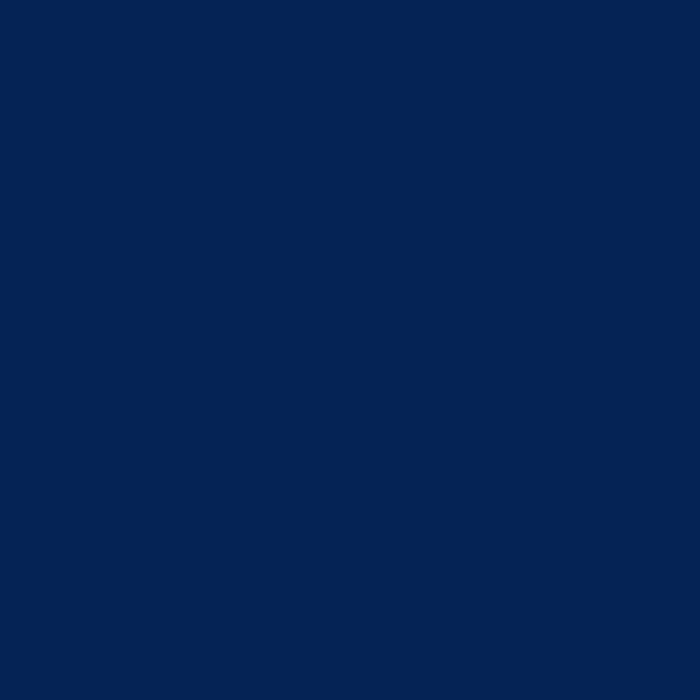
Frame 1 (no input)
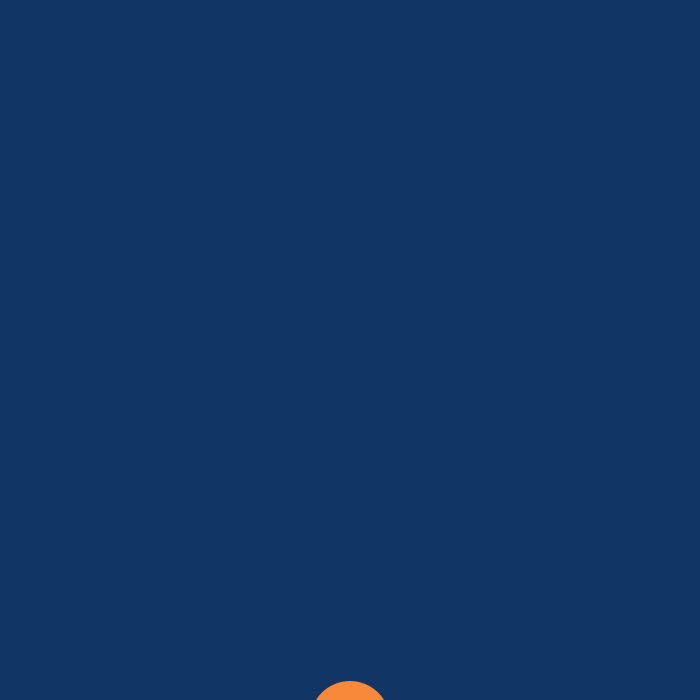
Frame 60 (the mouse pressed at the canvas centre just before this capture)
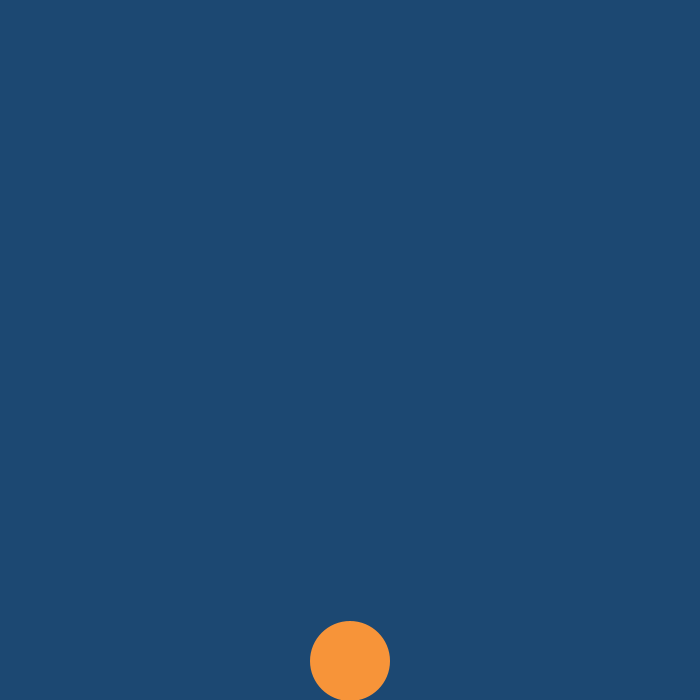
Frame 120 (the mouse held since frame 60 and released just before this capture)

The Processing sketch that drew these frames (run headless with seeded random() and noise(); from frame 60 on, the mouse is pressed at the canvas centre):

// Processing sketch: Martinez_Josue_9_lerpColor
// ── Martinez_Josue_9_lerpColor.pde
color cieloNocturno = #062355;
color cieloAzul = #76E0EA;
color solIntenso = #F7E839;
color solAmaneciendo = #F77F39;
float posX, posY;
int diametro = 80;
void setup() {
  size(700, 700);
  posX = width/2;
  posY = height+diametro;
  noStroke();
}

void draw() {
  float graduacionCielo = map(posY, height/4, height+diametro, 1, 0);
  float graduacionSol = map(posY, height/4, height+diametro, 1, 0);

  color colorCieloActual = lerpColor(cieloNocturno, cieloAzul, graduacionCielo);
  color colorSolActual = lerpColor(solAmaneciendo, solIntenso, graduacionSol);

  background(colorCieloActual);
  fill(colorSolActual);
  ellipse(posX, posY, diametro, diametro);
  if (posY >= height/4) {
    posY --;
  }
}
